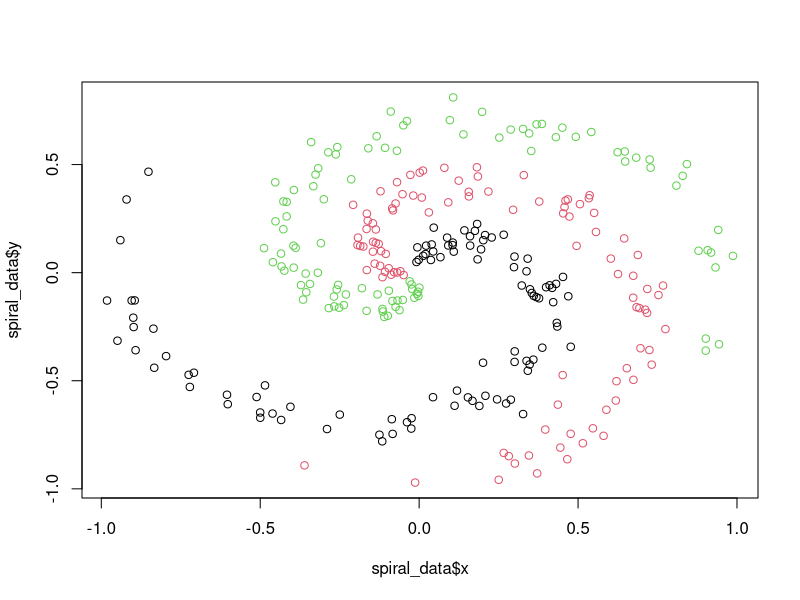

Write R code to recreate this figure.
## ---- chunk 1
knitr::opts_chunk$set(echo = TRUE,
                      cache = TRUE)
## ---- chunk 2
## A function to simulate spiral data
sim_data_fn = function(
  N = 100, # number of points per class
  D = 2, # dimensionality (number of features)
  K = 3, # number of classes
  random_order = FALSE
){
set.seed(123)
   X = data.frame() # data matrix (each row = single sample)
   y = data.frame() # class labels

for (j in (1:K)){
  r = seq(0.05,1,length.out = N) # radius
  t = seq((j-1)*4.7,j*4.7, length.out = N) + rnorm(N, sd = 0.3) # theta
  Xtemp = data.frame(x =r*sin(t) , y = r*cos(t)) 
  ytemp = data.frame(matrix(j, N, 1))
  X = rbind(X, Xtemp)
  y = rbind(y, ytemp)
  }
spiral_data = cbind(X,y)
colnames(spiral_data) = c(colnames(X), 'label')

# Want randomly ordered labels?
if (random_order==TRUE) {spiral_data$label = sample(1:3, size = N*K, 
                                                    replace = TRUE)}
return(spiral_data)
}
## ---- chunk 3
spiral_data = sim_data_fn(N=100) #100 obs per class, total of 300 samples
plot(spiral_data$x, spiral_data$y, col = spiral_data$label)
## ---- chunk 4
# Initialize Parameters for a Layer----
init_params = function(n_inputs = "# of features", n_neurons){
        
    weights = matrix(data = (0.1 * rnorm(n = n_inputs*n_neurons)),
                             nrow = n_inputs, ncol = n_neurons)
           #Number of weights = the number of inputs*number of neurons,
           #since every connection between the previous neurons (from input) and
           #the current neurons have an associated weight
    biases = matrix(data = 0, nrow = 1, ncol = n_neurons)
           #Number of biases = the number of neurons in a layer
    #saves:
    list("weights"=weights, "biases"=biases)
}


# Create a Dense Layer ----
layer_dense = list(
## FORWARD PASS 
 forward = function(    
            inputs, 
            n_neurons, 
            parameters) {#begin fn
   
  n_inputs = ncol(inputs)
      #determine number of inputs per sample from dims of the input matrix
      #should be equal to # of features (i.e, columns) in a sample (i.e, a row)
  
       #bias will have shape 1 by number of neurons. we initialize with zeros
 weights = parameters$weights
 biases = parameters$biases
 #Forward Pass 
 output = inputs%*%weights + biases[col(inputs%*%weights)]
 
 #SAVE:
 list("output" = output, #for forward pass
      "inputs" = inputs, "weights"= weights, "biases" = biases) #for backprop

 },
## BACKWARD PASS
 backward = function(inputs, weights, dvalues){
    #Gradients on parameters
    dweights = t(inputs)%*%dvalues
    dbiases = colSums(dvalues)
    #Gradient on values
    dinputs = dvalues%*%t(weights) 
    #save:
    list("dinputs"=dinputs,
         "dweights"=dweights,
         "dbiases"=dbiases)
 }
 
)
### Activation Functions ----
## ReLU
activation_ReLU = list(
  #FORWARD PASS
  forward = function(input_layer){
    
    output = matrix(sapply(X = input_layer, 
                    function(X){max(c(0, X))}
                    ), 
                  nrow = nrow(input_layer), ncol = ncol(input_layer))
    #ReLU function coerced into a matrix so the shape
    #is maintained (it will be equivalent to that of the input shape)
    
    #Function saves:
    list("output" = output, "inputs" = input_layer)
    #And prints
    #invisible(output)
  },
  #BACKWARD PASS
  backward = function(inputs, dvalues){
    dinputs = dvalues
    dinputs[inputs <= 0] = 0
    #save:
    list("dinputs"=dinputs)
  }
)

## SoftMax
activation_Softmax = list(
  #FORWARD PASS
  forward = function(inputs){
          #scale inputs
          max_value = apply(X = inputs, MARGIN = 2,  FUN = max)
          scaled_inputs = sapply(X = 1:ncol(inputs), 
                 FUN = function(X){
                    inputs[,X] - abs(max_value[X])})

          # exponetiate
          exp_values = exp(scaled_inputs)
          # normalize
          norm_base = matrix(rowSums(exp_values),
                             nrow = nrow(inputs), ncol = 1)
          probabilities = sapply(X = 1:nrow(inputs),
                          FUN = function(X){exp_values[X,]/norm_base[X,]}) 
          return(t(probabilities))
          #(transpose probabilities)
          },
  #BACKWARD PASS
  backward = function(softmax_output, dvalues){
    #*INCOMPLETE SECTION - don't use*
    #flatten output array
    flat_output = as.vector(softmax_output)
    
    #calculate jacobian matrix of output
    jacobian_matrix = diag(flat_output) - flat_output%*%t(flat_output)
    
    #calculate sample-wise gradient
    dinputs = jacobian_matrix%*%flat_dvalues
    
    
  }
)

### Loss ----
Categorical_CrossEntropy = list(
  #FORWARD PASS
  forward = function(y_pred = "softmax output", y_true = "targets"){
    
    #DETECT NUMBER OF SAMPLES
    samples = length(y_true)  

    #CLIP SAMPLES TO AVOID -Inf ERROR
    y_pred_clipped = ifelse(y_pred <= 1e-7, 1e-7, 
                        ifelse(y_pred >= (1-1e-7), (1-1e-7), y_pred))
    

    #DETERMINE IF Y_TRUE IS ONE-HOT-ENCODED AND SELECT CORRESPODNING CONFIDENCES
    confidences = ifelse(nrow(t(y_true)) == 1, 
      #if y_true is a single vector of labels (i.e, sparse), then confidences =
                    y_pred_clipped[cbind(1:samples, y_true)],
                      
                      ifelse(nrow(y_true) > 1,
                      #else, if y_true is one-hot encoded, then confidences =
                             rowSums(y_pred_clipped*y_true),
                             #else
                             "error indexing the predicted class confidences")
                  )
                    
    #CALC LOSS FOR EACH SAMPLE (ROW)
    neg_log_likelihoods = -log(confidences)
    return(neg_log_likelihoods)
    
  },
  #BACKWARD PASS
  backward = function(y_true, dvalues){
    #number of samples
    samples = length(dvalues)
    
    #number of labels
    labels = length(unique(dvalues[1,]))
    
    #if labels are sparse, turn them into one-hot encoded vector
    y_true = ifelse(#if
                    nrow(t(y_true)) ==1,
                    #one-hot-encode
                    y_true = do.call(rbind,
                                     lapply(X = y_true,
                                       function(X) as.integer(
                                          !is.na(match(unique(
                                          unlist(y_true)
                                                        ), X)
                                                ))
                                      )), 
                    #else
                    y_true)
    
    #calculate gradient
    dinputs = -y_true/dvalues
    #normalize gradient
    dinputs = dinputs/samples
    return(dinputs)
  }
)

#Softmax Activation X Cross-Entropy Loss Combination ----
# combine for faster backprop step (derivatives simplify nicely)
activation_loss_SoftmaxCrossEntropy = list(
  #FORWARD PASS
  forward = function(inputs, y_true){
    #output layer's activation function
    softmax_out = activation_Softmax$forward(inputs)
    #calculate loss
    loss = Categorical_CrossEntropy$forward(softmax_out, y_true)
    #function saves:
    list("softmax_output"=softmax_out, "loss"=loss) 
  },
  #BACKWARD PASS
  backward = function(dvalues, y_true){
    
    #Detect number of samples
    if (is.vector(dvalues)) {      #if one sample
      samples = 1
    } else if (is.array(dvalues)) {  #else if multiple samples
      samples = nrow(dvalues)
    } else print("error checking shape of inputs")
    
    #Reverse One-Hot Encoding
    #if labels are one-hot encoded, turn them discrete values
     ##helper function 
    anti_ohe = function(y_true){
               unique_classes = ncol(y_true)
               samples = nrow(y_true)
               y_true_vec = as.vector(y_true)
                    
               class_key = rep(1:unique_classes, each = samples)
               y_true = class_key[y_true_vec==1]
                    #selects the classes that correspond to 1s in y_true vector
                    return(y_true)
                    }
     ##check & modify
    y_true = if(is.array(y_true)){ #if one-hot encoded
                    #change to sparse
                    anti_ohe(y_true)
              } else y_true
    
    #Calculate gradient
     #Copy so we can modify
     dinputs = dvalues
     #Calculate gradient
     #index the prediction array with the sample number and its
     #true value index, subtracting 1 from these values. Requires discrete,
     #not one-hot encoded, true labels (explaining the need for the above step)
     dinputs[cbind(1:samples, y_true)] = dinputs[cbind(1:samples, y_true)] - 1
     #Normalize gradient
     dinputs = dinputs/samples
    #save desired outputs
    list("dinputs" = dinputs, "samples" = samples, "y_true" = y_true)
  }
)

# Optimizers----
## Basic Stochastic Gradient Descent (SGD)
optimizer_SGD = list(
  update_params = function(layer_forward, layer_backward, 
                           learning_rate = 1){ #default value
    #current params
    current_weights = layer_forward$weights
    current_biases = layer_forward$biases
    #gradients
    weight_gradients = layer_backward$dweights
    bias_gradients = layer_backward$dbiases
    #update
    weights = current_weights - learning_rate*weight_gradients
    biases = current_biases - learning_rate*bias_gradients
      #save:
      list("weights" = weights, "biases" = biases)
  }
)

## ---- chunk 5
set.seed(1) ##set seed for results replication
#Data: use x and y coordinates as features
spiral_X = spiral_data[,c("x","y")]
spiral_X = as.matrix(spiral_X) ##convert to matrix

#Initalize Weights & Biases Outside of Loop
l1_params = init_params(n_inputs = 2,      ## ncol(spiral_X) would also work
                         n_neurons = 64)   ## = to desired # neurons in layer 
l2_params = init_params(n_inputs = 64,     ## = to n_neurons in prior layer
                         n_neurons = 3)    ## = to desired # neurons in layer

# EPOCH LOOP
tot_epochs = 2500L

for (epoch in 1:tot_epochs) {
#Forward-pass
layer1 = layer_dense$forward(inputs = spiral_X, ##feed in data
                             n_neurons = 64,    ##specify desired neurons
                             parameters = l1_params) ##provide layer parameters
  layer1_relu = activation_ReLU$forward(input_layer = layer1$output) ##apply ReLU
      layer2 = layer_dense$forward(inputs = layer1_relu$output, ##feed in ReLU output
                                   n_neurons = 3,          ##3 neurons - 1 for each class
                                   parameters = l2_params) ##provide params
          output = 
          ##uses a combined softmax/crossentropy fn to apply a softmax activation function and calculate loss.
          activation_loss_SoftmaxCrossEntropy$forward(inputs = layer2$output,
                                                  y_true = spiral_data$label)
              #metrics:
              LOSS = output$loss  ##extract calculated loss
              PRED = max.col(output$softmax_output, ties.method = "random")
                ##extract predictions based on category with highest predicted probability
              ACC = mean(PRED==spiral_data$label) ##calculate accuracy based on portion of correctly labeled samples

          #Backward-pass
          loss_softm_b = activation_loss_SoftmaxCrossEntropy$backward(  ##backprop loss & softmax fn (easier in 1 step)
                                      dvalues = output$softmax_output, 
                                      y_true = spiral_data$label)
      l2_b = layer_dense$backward(inputs = layer2$inputs,  ##backprop layer2, pass in softmax derivatives (chain rule)
                            weights = layer2$weights,
                            dvalues = loss_softm_b$dinputs)
  l1_relu_b = activation_ReLU$backward(inputs = layer1_relu$inputs,  ##backprop layer1's ReLU, pass in layer2 derivatives
                                       dvalues = l2_b$dinputs)     
l1_b = layer_dense$backward(inputs = layer1$inputs,  ##backprop layer1, pass in layer1 ReLU derivatives
                            weights = layer1$weights,
                            dvalues = l1_relu_b$dinputs)      

#Optimize (update) parameters with learning rate of 0.5
l1_optim_params = optimizer_SGD$update_params(layer_forward = layer1,
                                       layer_backward = l1_b,
                                       learning_rate = 0.5)
                                       
l2_optim_params = optimizer_SGD$update_params(layer_forward = layer2,
                                       layer_backward = l2_b,
                                       learning_rate = 0.5)
#Update weights & biases with newly calculated params
l1_params = l1_optim_params
l2_params = l2_optim_params

  #loop repeats with new weights & biases...
#---
#Status Report:
  if (epoch == 1){print(c("epoch","loss","accuracy"))}
  if (epoch %in% seq(0,tot_epochs,by=100)){
        print(c( epoch, 
                 LOSS,
                 ACC) )}


#Save Final Metrics:
  if (epoch==tot_epochs){
             out = list("loss"=LOSS,
                         "accuracy"=ACC,
                         "predictions"=PRED)}
}#end loop

## ---- chunk 6
#Loss:
out$loss
#Accuracy:
out$accuracy
## ---- chunk 7

#Predictions
cbind(predicted_label = out$predictions, actual_label = spiral_data$label)

